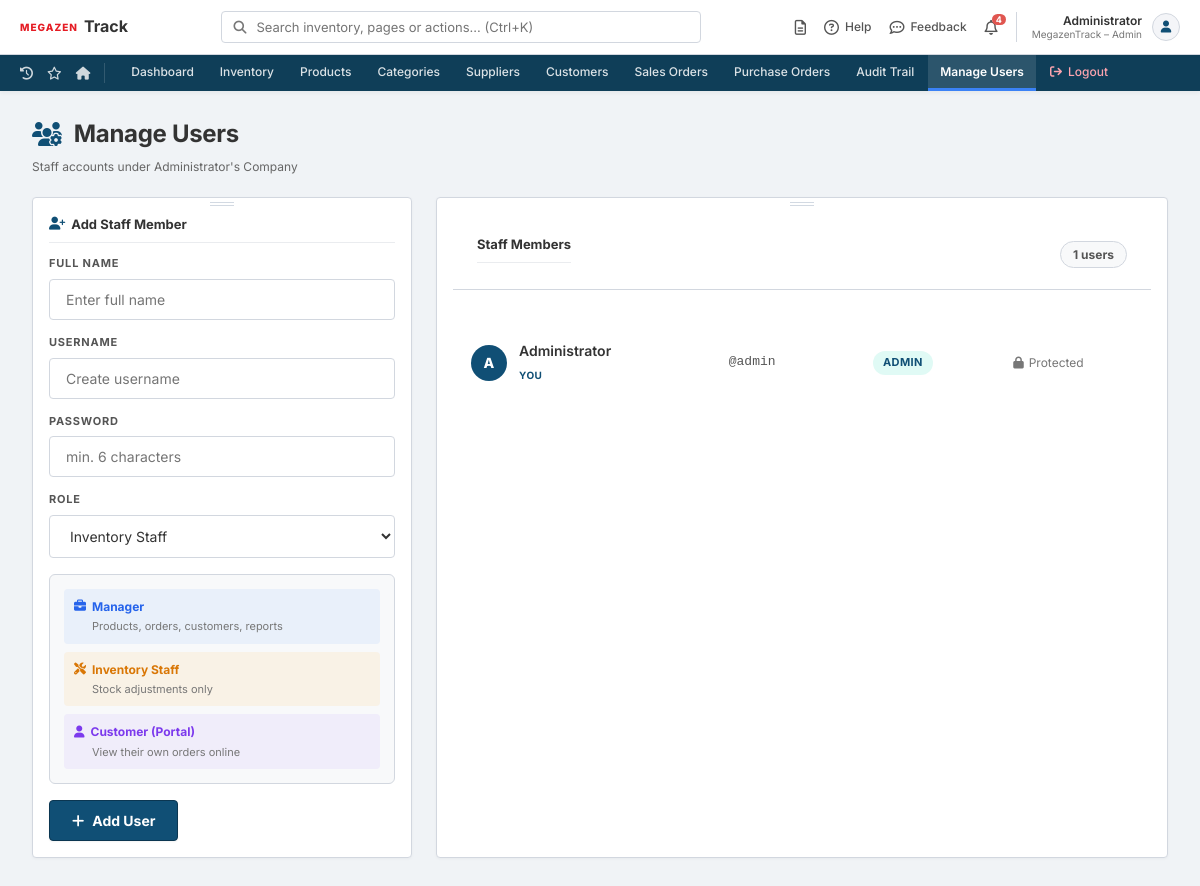
Page /manage_users.php (signed in) on the committed database.
### tables this page shows
CREATE TABLE `tblcompanies` (
  `CompanyID` int(11) NOT NULL,
  `CompanyName` varchar(120) NOT NULL,
  `CreatedAt` timestamp NOT NULL DEFAULT current_timestamp(),
  `Address` varchar(255) DEFAULT NULL,
  `Phone` varchar(60) DEFAULT NULL,
  `Email` varchar(120) DEFAULT NULL
);

CREATE TABLE `tblusers` (
  `UserID` int(11) NOT NULL,
  `FullName` varchar(100) NOT NULL,
  `UserName` varchar(50) NOT NULL,
  `Password` varchar(255) NOT NULL,
  `RoleID` int(11) DEFAULT NULL,
  `CompanyID` int(11) DEFAULT NULL
);

### config.php (called while the page is built, shortened)
<?php
function e($str): string {
    return htmlspecialchars($str ?? '', ENT_QUOTES, 'UTF-8');
}
function roleName(int $roleId): string {
    switch ($roleId) {
        case ROLE_ADMIN:
            return 'Admin';
    }
}
?>

### manage_users.php (the view, shortened to what this page needs)
<?php
require 'config.php';
include 'includes/header.php';
include 'includes/navbar.php';
echo '<link rel="stylesheet" href="assets/css/manage_users.css">';
$cid     = companyId();
$company = $pdo->prepare("SELECT CompanyName FROM tblcompanies WHERE CompanyID = ?");
$company->execute([$cid]);
$company = $company->fetch();
$users = $pdo->prepare("
    SELECT UserID, FullName, UserName, RoleID
    FROM tblusers
    WHERE CompanyID = ?
    ORDER BY RoleID ASC, FullName ASC
");
$users->execute([$cid]);
$users = $users->fetchAll();
?>
<main class="mu-page">
    <div class="header-title">
        <i class="fa-solid fa-users-gear"></i> Manage Users
    </div>
    <div class="subtitle">Staff accounts under <?= e($company['CompanyName'] ?? 'your company') ?></div>
    <div class="mu-grid">
        <div class="card">
            <h3 class="mu-section-title">
                <i class="fa-solid fa-user-plus"></i> Add Staff Member
            </h3>
            <form method="POST" class="mu-form" autocomplete="off">
                <div class="mu-field">
                    <label class="product-label">Full Name</label>
                    <input type="text" name="fullname" class="product-input" placeholder="Enter full name" required autocomplete="none">
                </div>
                <div class="mu-field">
                    <label class="product-label">Username</label>
                    <input type="text" name="username" class="product-input" placeholder="Create username" required autocomplete="none">
                </div>
                <div class="mu-field">
                    <label class="product-label">Password</label>
                    <input type="password" name="password" class="product-input" placeholder="min. 6 characters" required autocomplete="new-password">
                </div>
                <div class="mu-field">
                    <label class="product-label">Role</label>
                    <select name="role_id" class="product-input">
                        <option value="<?= ROLE_STAFF ?>" selected>Inventory Staff</option>
                    </select>
                </div>
                <div class="role-guide">
                    <div class="rg-item rg-manager">
                        <strong><i class="fa-solid fa-briefcase"></i> Manager</strong>
                        <span>Products, orders, customers, reports</span>
                    </div>
                    <div class="rg-item rg-staff">
                        <strong><i class="fa-solid fa-screwdriver-wrench"></i> Inventory Staff</strong>
                        <span>Stock adjustments only</span>
                    </div>
                    <div class="rg-item rg-customer">
                        <strong><i class="fa-solid fa-user"></i> Customer (Portal)</strong>
                        <span>View their own orders online</span>
                    </div>
                </div>
                <button type="submit" class="btn-primary btn-icon" style="margin-top:16px;">
                    <i class="fa-solid fa-plus"></i> Add User
                </button>
            </form>
        </div>
        <div class="card" style="padding:0; overflow:hidden;">
            <div style="padding:20px 24px 14px; border-bottom:1px solid var(--border); display:flex; align-items:center; justify-content:space-between;">
                <h3 style="margin:0; font-size:16px; font-weight:700;">Staff Members</h3>
                <span class="mu-count"><?= count($users) ?> users</span>
            </div>
            <table class="mu-table">
                <thead>
                    <tr>
                        <th>Name</th>
                        <th>Username</th>
                        <th>Role</th>
                        <th>Actions</th>
                    </tr>
                </thead>
                <tbody>
                    <?php foreach ($users as $u):
                        $isSelf   = ((int)$u['UserID'] === (int)$_SESSION['user_id']);
                        $isAdmin  = ((int)$u['RoleID'] === ROLE_ADMIN);
                    ?>
                    <tr>
                        <td>
                            <div class="mu-user-cell">
                                <div class="mu-avatar mu-avatar-<?= (int)$u['RoleID'] ?>">
                                    <?= strtoupper(substr($u['FullName'], 0, 1)) ?>
                                </div>
                                <div>
                                    <div class="mu-name"><?= e($u['FullName']) ?></div>
                                    <?php if ($isSelf): ?>
                                        <span class="mu-self-tag">You</span>
                                    <?php endif; ?>
                                </div>
                            </div>
                        </td>
                        <td class="mu-username">@<?= e($u['UserName']) ?></td>
                        <td>
                            <?php if ($isAdmin || $isSelf): ?>
                                <span class="mu-role-badge role-admin"><?= e(roleName((int)$u['RoleID'])) ?></span>
                            <?php endif; ?>
                        </td>
                        <td>
                            <?php if (!$isAdmin && !$isSelf): ?>
                                <form method="POST" class="inline-form"
                                      onsubmit="return confirm('Remove <?= e($u['FullName']) ?>?')">
                                    <?= csrf_field() ?>
                                    <input type="hidden" name="action" value="delete_user">
                                    <input type="hidden" name="user_id" value="<?= (int)$u['UserID'] ?>">
                                    <button type="submit" class="btn-danger btn-gap-sm">
                                        <i class="fa-solid fa-trash"></i> Remove
                                    </button>
                                </form>
                            <?php else: ?>
                                <span class="mu-protected"><i class="fa-solid fa-lock"></i> Protected</span>
                            <?php endif; ?>
                        </td>
                    </tr>
                    <?php endforeach; ?>
                </tbody>
            </table>
        </div>
    </div>
</main>
<?php include 'includes/footer.php'; ?>

### assets/css/manage_users.css (style rules this page uses)
.mu-grid { display: grid; grid-template-columns: 380px 1fr; gap: 24px; margin-top: 20px; min-width: 0; }
.mu-section-title { display: flex; align-items: center; gap: 8px; font-size: 16px; font-weight: 700; margin-bottom: 20px; }
.mu-section-title i { color: var(--teal); }
.mu-form .mu-field { margin-bottom: 14px; }
.role-guide { display: flex; flex-direction: column; gap: 8px; margin-top: 16px; padding: 14px; background: var(--surface-2); border-radius: var(--radius); border: 1px solid var(--border); }
.rg-item { display: flex; flex-direction: column; gap: 2px; padding: 8px 10px; border-radius: var(--radius-sm); font-size: 13px; }
.rg-item strong { font-size: 12px; font-weight: 700; display: flex; align-items: center; gap: 6px; }
.rg-item span { font-size: 11px; color: var(--text-muted); margin-left: 18px; }
.rg-manager { background: rgba(59,130,246,0.08); color: #2563eb; }
.rg-staff { background: rgba(245,158,11,0.08); color: #d97706; }
.rg-customer { background: rgba(139,92,246,0.08); color: #7c3aed; }
.mu-table { width: 100%; border-collapse: collapse; font-size: 14px; }
.mu-table thead tr { background: var(--navy); }
.mu-table th { padding: 11px 18px; font-size: 10px; font-weight: 700; text-transform: uppercase; letter-spacing: 0.7px; color: rgba(255,255,255,0.75); text-align: left; }
.mu-table th:first-child { border-radius: 0; }
.mu-table th:last-child { border-radius: 0; }
.mu-table td { padding: 12px 18px; border-bottom: 1px solid var(--border); color: var(--text-secondary); vertical-align: middle; }
.mu-table tbody tr:last-child td { border-bottom: none; }
.mu-user-cell { display: flex; align-items: center; gap: 12px; }
.mu-avatar { width: 36px; height: 36px; border-radius: 50%; display: flex; align-items: center; justify-content: center; font-size: 14px; font-weight: 800; color: white; flex-shrink: 0; }
.mu-avatar-1 { background: var(--teal); color: var(--navy); }
.mu-name { font-weight: 600; color: var(--text-primary); font-size: 14px; }
.mu-self-tag { font-size: 10px; font-weight: 700; color: var(--teal); text-transform: uppercase; letter-spacing: 0.5px; }
.mu-username { color: var(--text-muted); font-family: monospace; font-size: 13px; }
.mu-role-badge { display: inline-flex; align-items: center; padding: 3px 10px; border-radius: 20px; font-size: 11px; font-weight: 700; text-transform: uppercase; letter-spacing: 0.4px; }
.role-admin { background: rgba(0,212,170,0.12); color: var(--teal); }
.mu-protected { display: flex; align-items: center; gap: 5px; font-size: 12px; color: var(--text-muted); }
.mu-count { background: var(--surface-2); border: 1px solid var(--border); border-radius: 20px; padding: 3px 12px; font-size: 12px; font-weight: 700; color: var(--text-secondary); }

### rows in the picture
tblcompanies: CompanyName "Administrator's Company"
tblusers: FullName "A", FullName "Administrator", shows "YOU", UserName "admin", RoleID "ADMIN", shows "Protected"

### other values in the picture
$navLowStockCount "4"
$fullName "Administrator"
roleName($roleId) "Admin"
count($users) "1"
